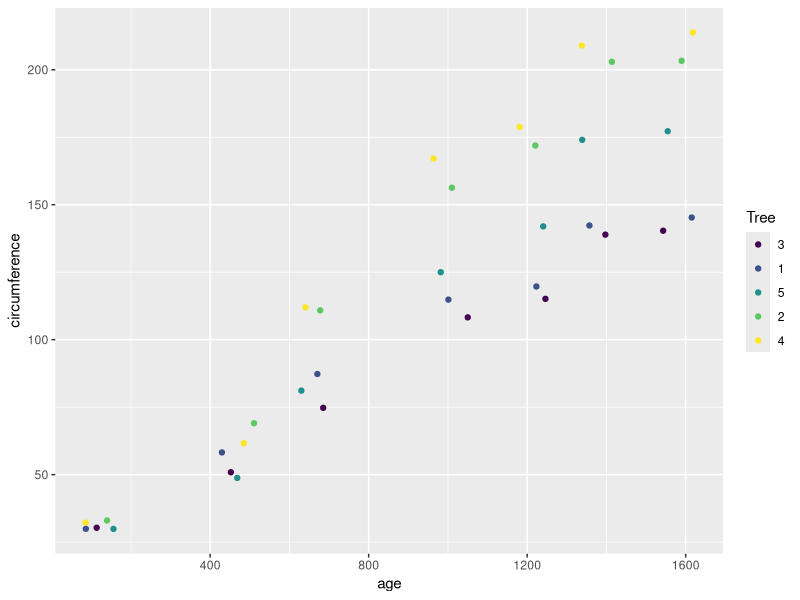

The R source for this figure:
## ---- chunk 1
knitr::opts_chunk$set(echo = TRUE)
## ---- chunk 2
summary(Orange)
## ---- chunk 3
library(ggplot2)
p <- ggplot(Orange, aes(age, circumference, color=Tree))
p + geom_jitter() 
